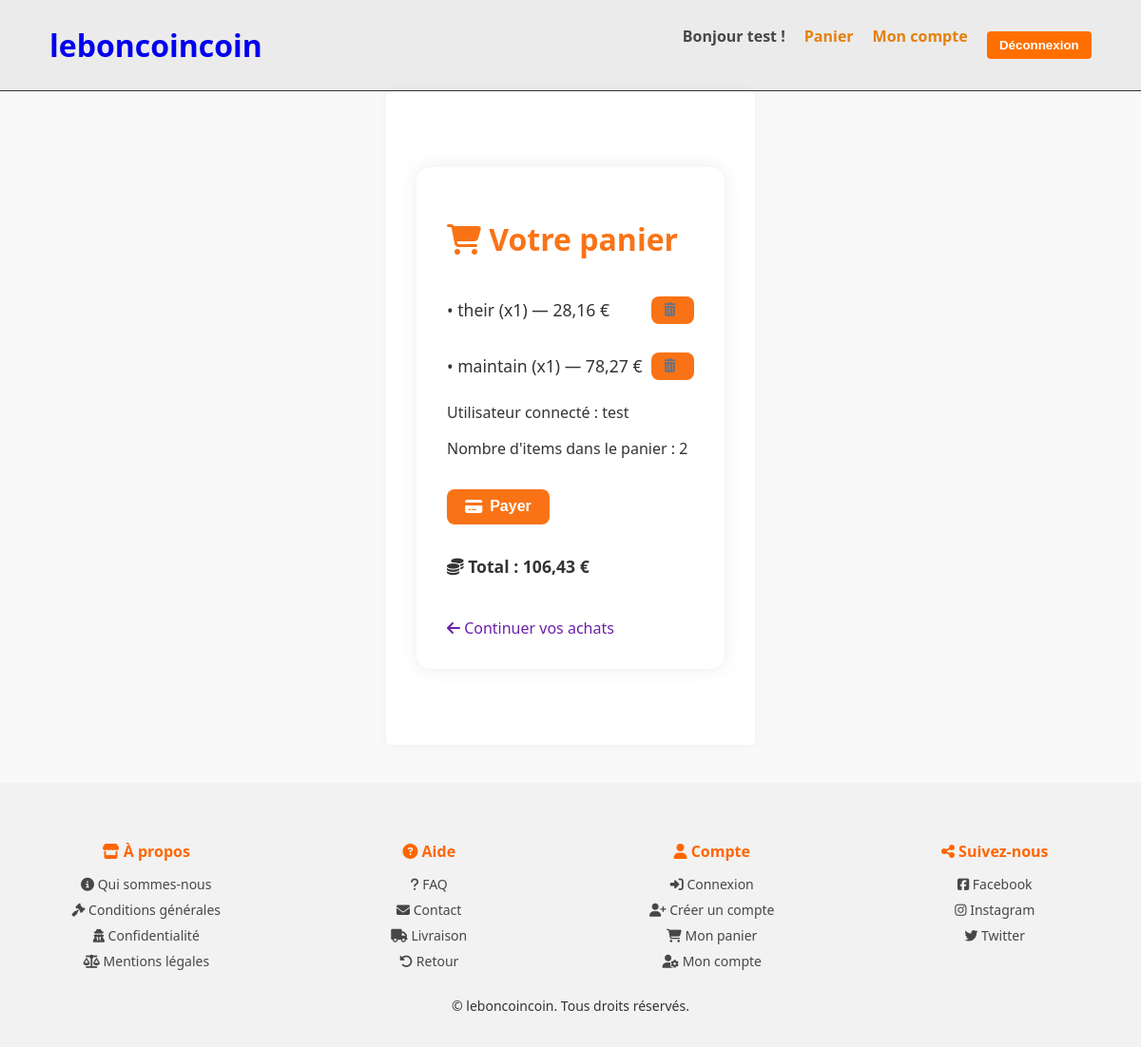
The app's page /cart/ (signed in), older data.
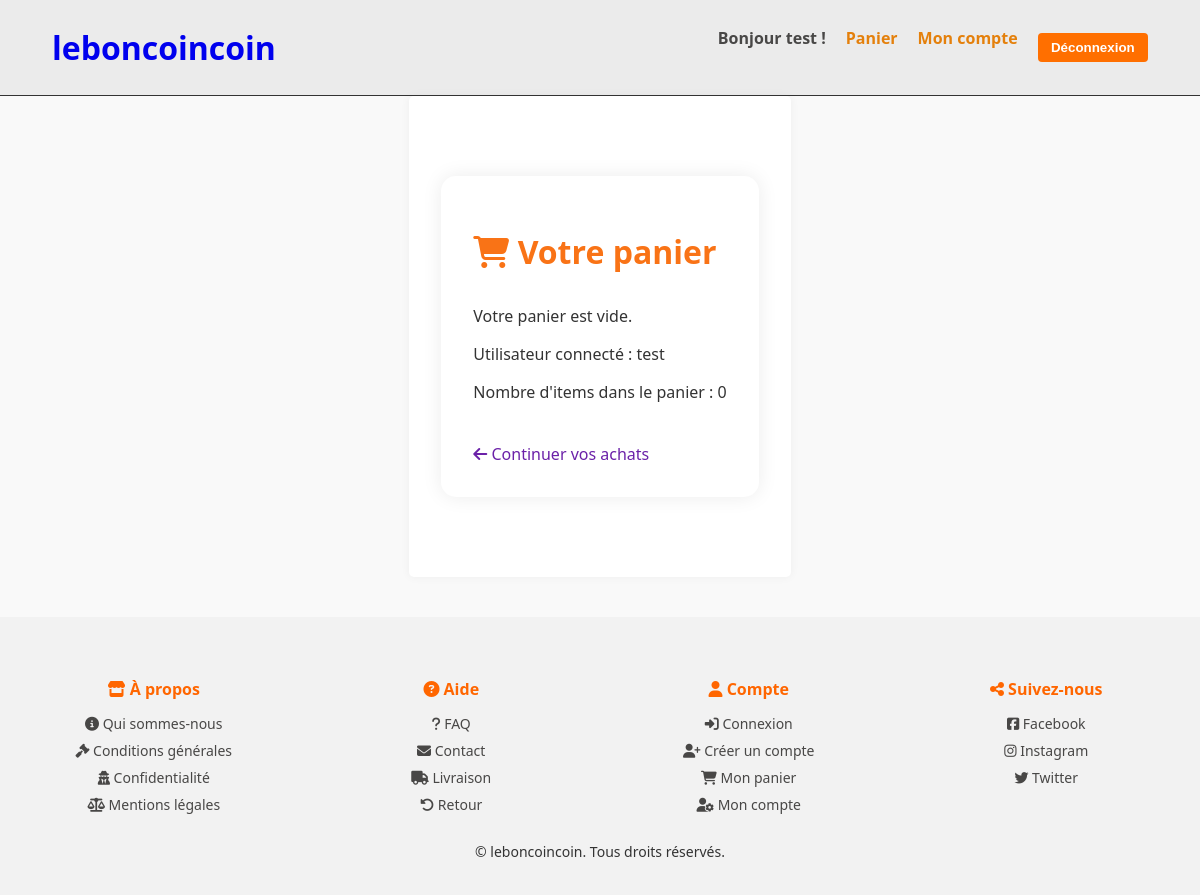
The same page, newer data.
### shop/models.py (models this page shows, shortened)
class CartItem(models.Model):
    user = models.ForeignKey(User, on_delete=models.CASCADE)
    product = models.ForeignKey(Product, on_delete=models.CASCADE)
    quantity = models.PositiveIntegerField(default=1)
    class Meta:
        unique_together = ('user', 'product')
    def subtotal(self):
        return self.quantity * self.product.price

class Product(models.Model):
    title = models.CharField(max_length=200)
    description = models.TextField()
    price = models.DecimalField(max_digits=8, decimal_places=2)
    image = models.URLField(blank=True, null=True)  # Image en URL
    category = models.ForeignKey(Category, on_delete=models.CASCADE)
    stock = models.PositiveIntegerField(default=0)
    created_at = models.DateTimeField(auto_now_add=True)

### shop/views.py (the view)
# urls.py: path('cart/', CartView.as_view(), name='cart'),
class CartView(LoginRequiredMixin, View):
    def get(self, request):
        items = CartItem.objects.filter(user=request.user)
        total = sum(item.subtotal() for item in items)
        return render(request, 'shop/cart.html', {'items': items, 'total': total})

### templates/shop/cart.html (shortened to what this page needs)
{% extends "base.html" %}
{% block content %}
<div class="cart-container">
    <h1 class="cart-title"><i class="fas fa-shopping-cart"></i> Votre panier</h1>
    {% for item in items %}
    <div class="cart-item">
        <span>• {{ item.product.title }} (x{{ item.quantity }}) — {{ item.subtotal }} €</span>
        <form method="post" action="{% url 'remove_from_cart' item.id %}">
            <button type="submit" class="btn-remove">
                <i class="fas fa-trash-alt"></i>
            </button>
        </form>
    </div>
    {% empty %}
    <p>Votre panier est vide.</p>
    {% endfor %}
    <p>Utilisateur connecté : {{ request.user.username }}</p>
    <p>Nombre d'items dans le panier : {{ items|length }}</p>
    {% if items %}
    <form method="post" action="{% url 'pay_order' %}">
        <button type="submit" class="btn-pay">
            <i class="fas fa-credit-card"></i> Payer
        </button>
    </form>
    <p class="total">
        <i class="fas fa-coins text-orange"></i> Total : {{ total }} €
    </p>
    {% endif %}
    <a href="{% url 'product_list' %}" class="back-link">
        <i class="fas fa-arrow-left"></i> Continuer vos achats
    </a>
</div>
{% endblock %}

Row changes from the older to the newer data that the page shows:
removed CartItem: product "their", quantity "1", subtotal "28,16"
removed CartItem: product "maintain", quantity "1", subtotal "78,27"
Text that changed along with them:
{{ items|length }}: "2" → "0"
{{ total }}: "106,43" → (not shown)
text no longer shown: "Payer Total : €"
text now shown: "Votre panier est vide."
